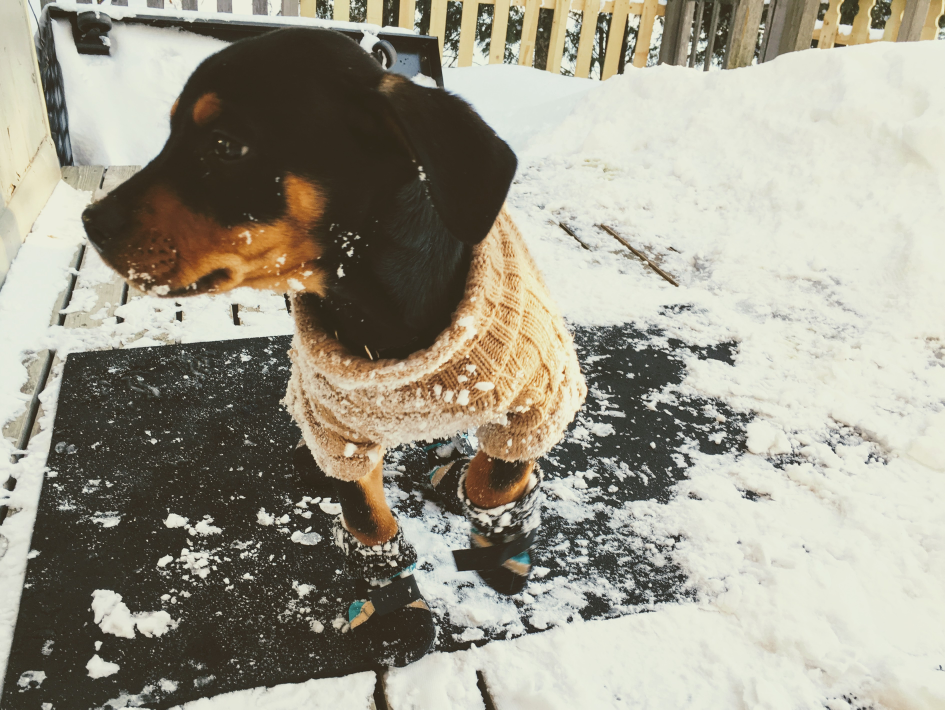
#> input picture Images/summer.JPG, 3780 x 2838 px, found by its file name (shown at 1/4 size)
$ jupyter execute 'OpenCV Chapter 1.1 - Learning to Crop and Resize Images.ipynb'   (shell and % lines are left out)   (Python 2 division)
#> lines starting #> are read from the running program, lines starting #| are printed output that depends on the picture
# Learning to Crop and Resize Images

Cropping and resizing are useful for improving processing speed by removing unnecessary pixels.

[cell 1]
# Import libraries
import cv2
import matplotlib.pyplot as plt

### Original Image

[cell 2]
# Read an image
src = cv2.imread("Images/summer.jpg", cv2.IMREAD_COLOR)
#> src is the input picture: shape (2838, 3780, 3); mean B, G, R 139.6, 154.3, 158.1
img = cv2.cvtColor(src, cv2.COLOR_BGR2RGB)

print "This photo is " + str(src.shape[1]) + " pixels wide and " + str(src.shape[0]) + " pixels high"
#| This photo is 3780 pixels wide and 2838 pixels high

# Display images
fig = plt.figure(figsize = (8, 8))
ax1 = fig.add_subplot(111)
ax1.set_xticks([])
ax1.set_yticks([])
ax1.set_title('Tiny Summer')
_ = ax1.imshow(img)

### Cropped Image

[cell 3]
# Crop photo
cropped = img[100:1200, 300:1500]
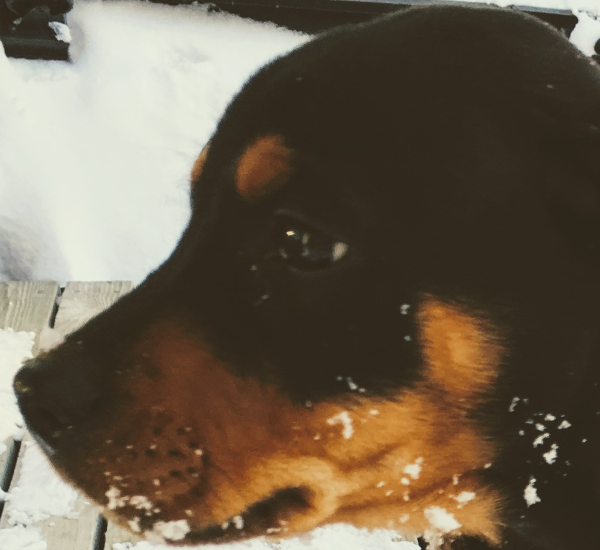
#> cropped: shape (1100, 1200, 3) (shown at 1/2 size); mean R, G, B 109.1, 96.1, 78.6

print "This cropped photo is " + str(cropped.shape[1]) + " pixels wide and",
#| This cropped photo is 1200 pixels wide and
print str(cropped.shape[0]) + " pixels high"
#| 1100 pixels high

# Display images
fig = plt.figure(figsize = (8, 8))
ax1 = fig.add_subplot(111)
ax1.set_xticks([])
ax1.set_yticks([])
ax1.set_title('Cropped Summer')
_ = ax1.imshow(cropped)

### Resized Image (scaling)

[cell 4]
scaleX = 0.2
scaleY = 0.2

# Scale down photo
smaller = cv2.resize(img, None, fx = scaleX, fy = scaleY, interpolation = cv2.INTER_LINEAR)
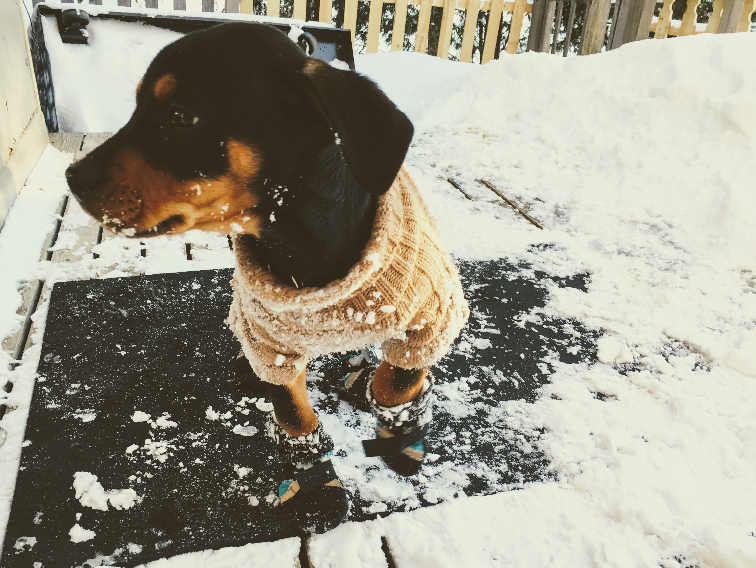
#> smaller: shape (568, 756, 3); mean R, G, B 158.2, 154.4, 139.6

print "This scaled down photo is " + str(smaller.shape[1]) + " pixels wide and",
#| This scaled down photo is 756 pixels wide and
print str(smaller.shape[0]) + " pixels high"
#| 568 pixels high

# Display images
fig = plt.figure()
ax1 = fig.add_subplot(111)
ax1.set_xticks([])
ax1.set_yticks([])
ax1.set_title('Scaled Down Summer')
_ = ax1.imshow(smaller)

### Resized Image (fixed size)

[cell 5]
# Resize
tiny = cv2.resize(img, (300, 300), interpolation = cv2.INTER_LINEAR)
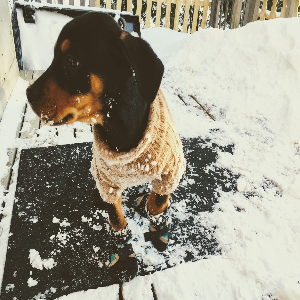
#> tiny: shape (300, 300, 3); mean R, G, B 158, 154.2, 139.5

print "This square photo is " + str(tiny.shape[1]) + " pixels wide and",
#| This square photo is 300 pixels wide and
print str(tiny.shape[0]) + " pixels high"
#| 300 pixels high

# Display images
fig = plt.figure()
ax1 = fig.add_subplot(111)
ax1.set_xticks([])
ax1.set_yticks([])
ax1.set_title('Tiny Summer')
_ = ax1.imshow(tiny)
